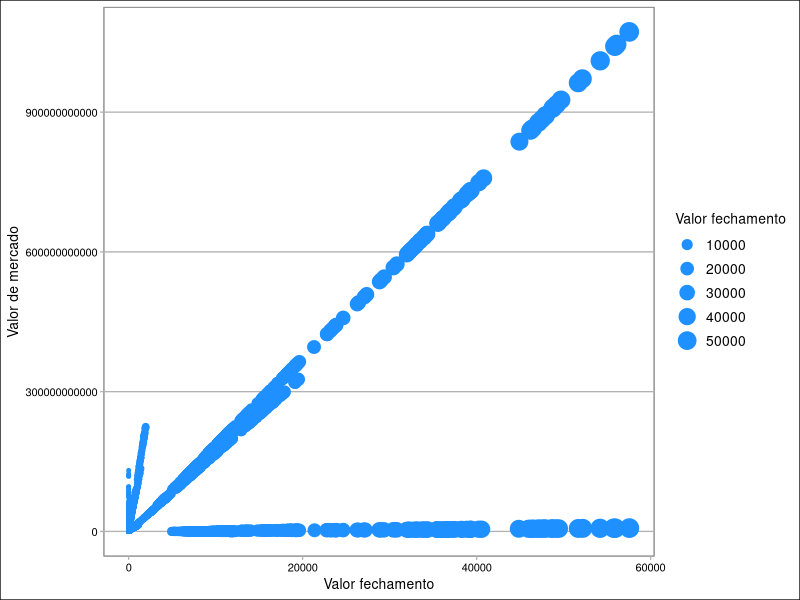
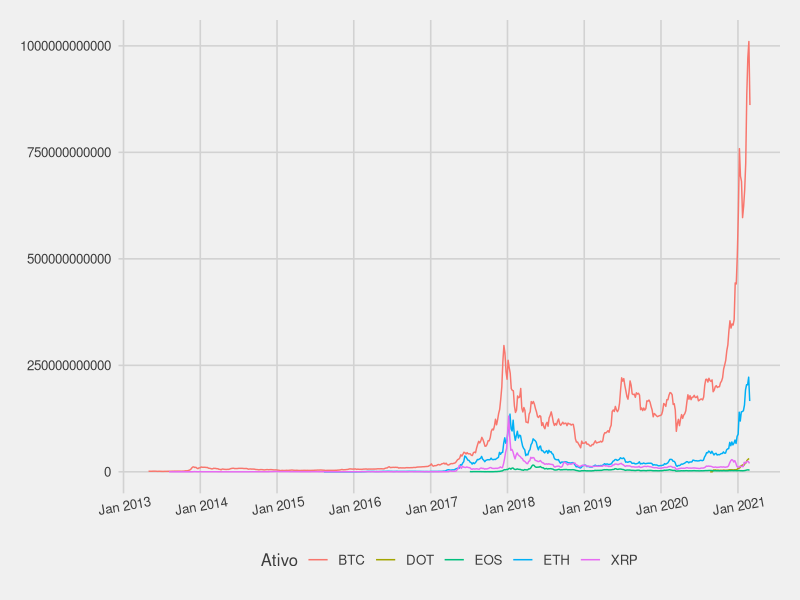
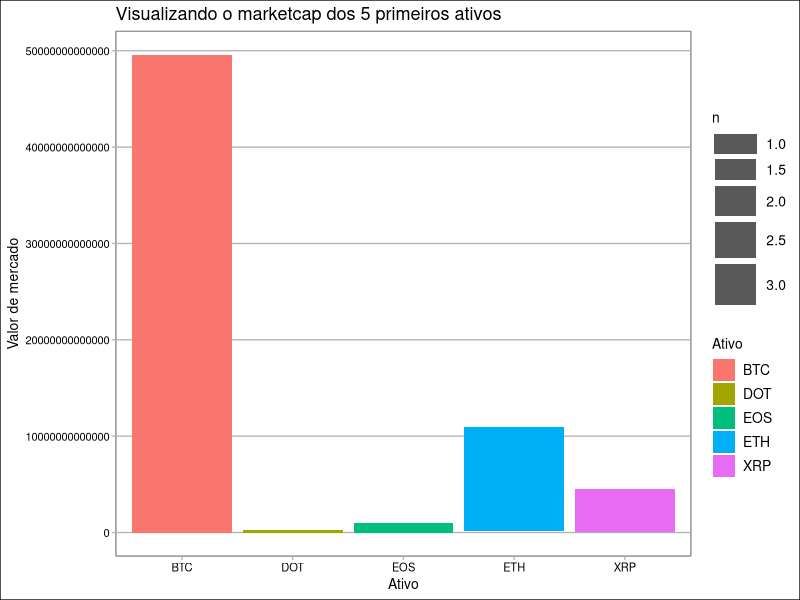
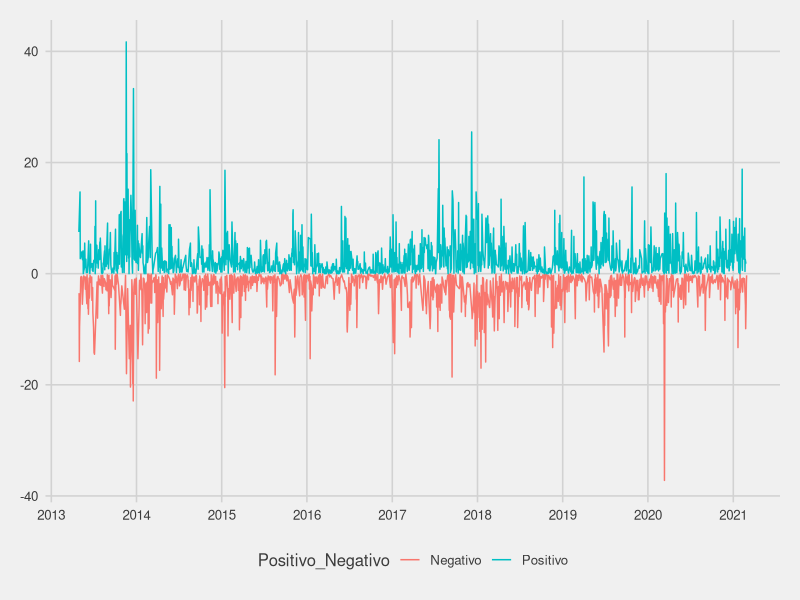

These charts were generated, in order, by the following R code:
## ---- chunk 1
knitr::opts_chunk$set(echo = TRUE)
library(tidyverse)
library(lubridate)
library(ggthemes)
options(scipen = 999)

df <- read_csv("AllCoins.csv")

## ---- chunk 2
colnames(df) <- c("Ativo","Data","Maxima dia","Minima dia","Valor abertura","Valor fechamento","Volume","Valor de mercado")
df$Data <- df$Data %>% as.Date()
df %>% head(4) %>% knitr::kable()

## ---- chunk 3
df %>% is.na() %>% colSums() %>% knitr::kable()
## ---- chunk 4
df %>% filter( df$Data >= df$Data %>%  max() - (dweeks(4)*5) )  %>% arrange(desc(`Valor de mercado`)) %>% group_by(Ativo) %>% summarise(`Valor de mercado`=mean(`Valor de mercado`)) %>% arrange(desc(`Valor de mercado`)) %>% head(10) %>% knitr::kable()

## ---- chunk 5
df %>% group_by(Ativo) %>% summarise("Minima historica"=min(`Minima dia`), "Maxima historica"=max(`Maxima dia`), "Aumento"=str_c(round(((max(`Maxima dia`) - min(`Minima dia`)) / min(`Minima dia`))*100, 1),"%")) %>% arrange(desc(Aumento)) %>% head(10) %>% knitr::kable()

## ---- chunk 6
lista <- list()
for(i in ativos <- df$Ativo %>% unique()){
  
  lista <- append(lista, list(df %>% filter(Ativo==i) %>% filter(`Maxima dia`==`Maxima dia` %>% max) %>% select(Ativo, `Valor abertura`, `Valor fechamento`, `Maxima dia`, Data)))
}

AberturaFechamento <- lista[[1]]
for(i in 2:23){
    AberturaFechamento[nrow(AberturaFechamento)+1,] <- slice(lista[[i]],1)
}


AberturaFechamento %>% arrange(desc(Data)) %>% knitr::kable()
## ---- chunk 7
lista2 <- list()
for(i in ativos <- df$Ativo %>% unique()){
  
  lista2 <- append(lista2, list(df %>% filter(Ativo==i) %>% filter(`Minima dia`==`Minima dia` %>% max) %>% select(Ativo, `Valor abertura`, `Valor fechamento`, `Minima dia`, Data)))
}

AberturaFechamentoMin <- lista2[[1]]
for(i in 2:23){
    AberturaFechamentoMin[nrow(AberturaFechamentoMin)+1,] <- slice(lista2[[i]],1)
}


AberturaFechamentoMin %>% filter(`Minima dia` < `Valor fechamento`) %>% arrange(desc(Data)) %>% knitr::kable()
## ---- chunk 8
dfFiltrado <- df%>%filter(`Valor de mercado` > 0 & `Valor fechamento` > 0)
ggplot(dfFiltrado, aes(y=`Valor de mercado`, x=`Valor fechamento`, size=`Valor fechamento`)) + geom_point(color="dodgerblue") + theme_calc()

## ---- chunk 9
marketcapAtivos <- df %>% group_by(Ativo) %>% summarise(media=mean(`Valor de mercado`)) %>% arrange(desc(media)) %>% head(5) %>% select(Ativo)

dfMkt <- df %>% filter(Ativo==marketcapAtivos$Ativo) 

ggplot(dfMkt, aes(x=Data, y=`Valor de mercado`, color=Ativo)) + geom_line() +
scale_x_date(date_breaks = "1 year", date_labels = "%b %Y") + theme_fivethirtyeight() +
theme(axis.text.x = element_text(angle = 10))
## ---- chunk 10
ggplot(dfMkt, aes(x = dfMkt$Ativo, y = dfMkt$`Valor de mercado`, fill=Ativo)) + geom_bar(stat="sum") +
labs(x="Ativo", y="Valor de mercado", title="Visualizando o marketcap dos 5 primeiros ativos") + theme_calc()
## ---- chunk 11
df2 <- df %>% filter(Ativo=="BTC") %>% select(Ativo, Data, `Valor abertura`, `Valor fechamento`)
df2$"Oscilacao em %" <- round(((df2$`Valor fechamento` - df2$`Valor abertura`)/ df2$`Valor abertura`)*100,1)

PN <- function(vetor){
  if(vetor >= 0){
    return("Positivo")
  }else if(vetor < 0){
    return("Negativo")
  }
}

df2$Positivo_Negativo <- unlist(sapply(df2$`Oscilacao em %`, PN)) 


df2[,-6] %>% head(5) %>% knitr::kable()
## ---- chunk 12
ggplot(df2, aes(x=Data, y=`Oscilacao em %`, color=Positivo_Negativo)) + geom_line() +
scale_x_date(date_breaks = "1 year", date_labels = "%Y") + theme_fivethirtyeight()
